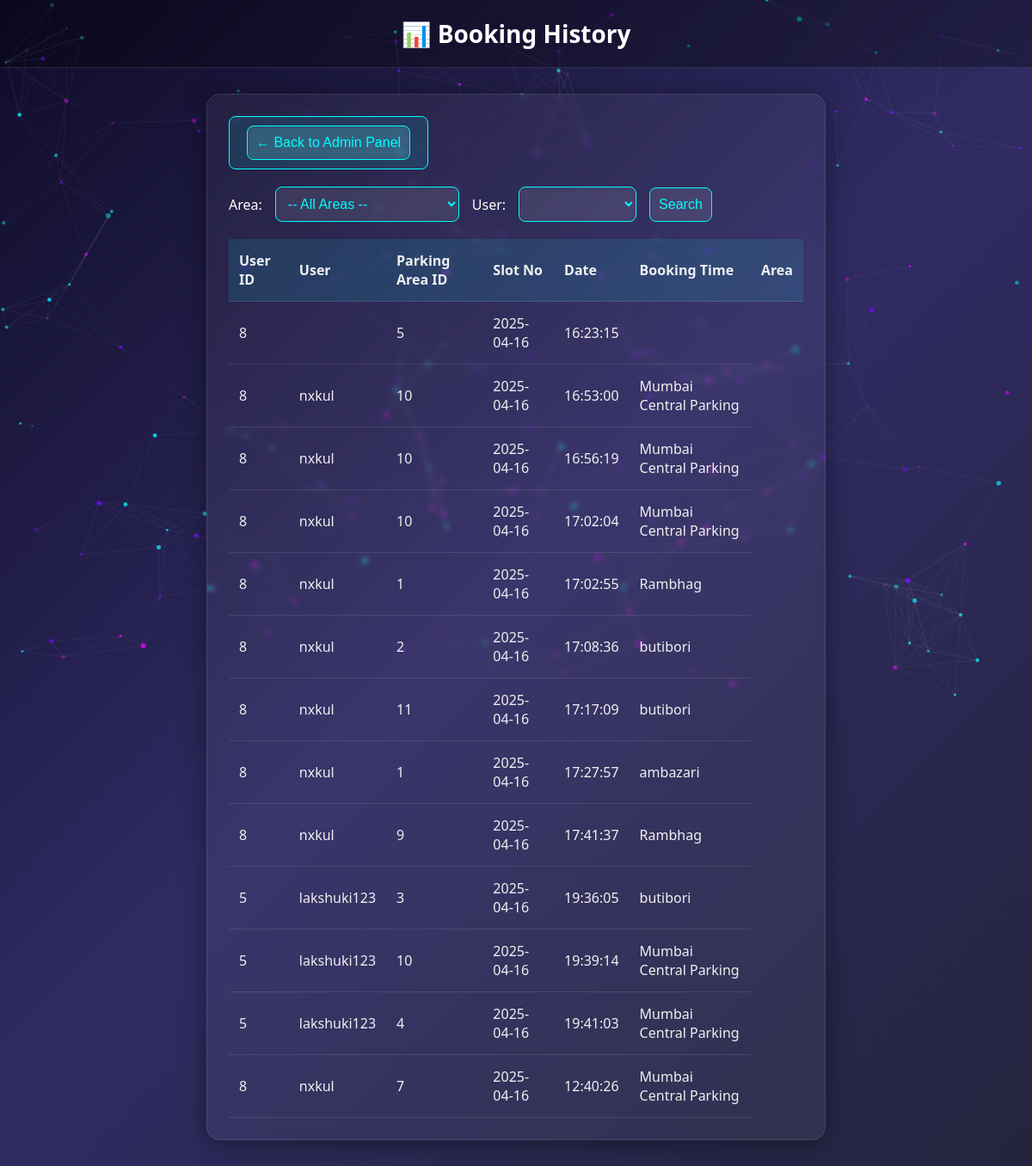
Page /admin/booking_history.php on the committed database.
### tables this page shows
CREATE TABLE `booking_history` (
  `id` int(11) NOT NULL,
  `user_id` int(11) DEFAULT NULL,
  `booking_date` date DEFAULT NULL,
  `booking_time` time DEFAULT NULL,
  `slot_number` varchar(10) DEFAULT NULL,
  `user_name` varchar(255) DEFAULT NULL,
  `area` varchar(255) DEFAULT NULL
);

### admin/booking_history.php (the view, shortened to what this page needs)
<?php
$mysqli = new mysqli("sql105.infinityfree.com", "if0_39017725", "jeZyqYSlUAhhmM", "if0_39017725_parkify_db");
$usernames = [];
$user_query = $mysqli->query("SELECT DISTINCT user_name FROM booking_history");
while ($row = $user_query->fetch_assoc()) {
    $usernames[] = $row['user_name'];
}
$selected_user = isset($_GET['user_name']) ? $_GET['user_name'] : '';
$query = "SELECT * FROM booking_history WHERE 1=1";
$stmt = $mysqli->prepare($query);
$stmt->execute();
$result = $stmt->get_result();
?>
<!DOCTYPE html>
<html lang="en">
<head>
</head>
<body>
  <canvas id="particles"></canvas>
  <header>📊 Booking History</header>
  <div class="container">
    <div class="back-btn">
      <a href="admin_panel.php"><button>← Back to Admin Panel</button></a>
    </div>
    <form method="GET" action="booking_history.php">
      <label>Area:</label>
      <select name="area">
        <option value="">-- All Areas --</option>
      </select>
      <label>User:</label>
      <select name="user_name">
        <?php foreach ($usernames as $user): ?>
          <option value="<?= $user ?>" <?= $selected_user == $user ? 'selected' : '' ?>>
          </option>
        <?php endforeach; ?>
      </select>
      <button type="submit">Search</button>
    </form>
    <table>
      <tr>
        <th>User ID</th>
        <th>User</th>
        <th>Parking Area ID</th>
        <th>Slot No</th>
        <th>Date</th>
        <th>Booking Time</th>
        <th>Area</th>
      </tr>
      <?php while ($row = $result->fetch_assoc()) { ?>
        <tr>
          <td><?= $row['user_id']; ?></td>
          <td><?= $row['user_name']; ?></td>
          <td><?= $row['slot_number']; ?></td>
          <td><?= $row['booking_date']; ?></td>
          <td><?= $row['booking_time']; ?></td>
          <td><?= $row['area']; ?></td>
        </tr>
      <?php } ?>
    </table>
  </div>
</body>
</html>

### admin/booking_history.php (style rules this page uses)
* { box-sizing: border-box; }
body { font-family: 'Segoe UI', Tahoma, Geneva, Verdana, sans-serif; margin: 0; padding: 0; background: linear-gradient(135deg, #0f0c29, #302b63, #24243e); color: white; overflow-x: hidden; }
#particles { position: fixed; top: 0; left: 0; z-index: -1; width: 100%; height: 100%; pointer-events: none; }
header { text-align: center; font-size: 28px; font-weight: bold; padding: 20px 0; background: rgba(0, 0, 0, 0.3); backdrop-filter: blur(0px); border-bottom: 1px solid rgba(255, 255, 255, 0.1); }
.container { max-width: 60%; margin: 30px auto; background: rgba(255, 255, 255, 0.05); border-radius: 16px; padding: 25px; backdrop-filter: blur(3px); box-shadow: 0 4px 30px rgba(0, 0, 0, 0.4); border: 1px solid rgba(255, 255, 255, 0.1); }
form { display: flex; flex-wrap: wrap; gap: 15px; margin-bottom: 20px; align-items: center; }
select, button { padding: 10px; font-size: 16px; background-color: rgba(255, 255, 255, 0.05); color: cyan; border: 1px solid cyan; border-radius: 8px; backdrop-filter: blur(3px); transition: all 0.3s ease; }
table { width: 100%; border-collapse: collapse; margin-top: 10px; }
th, td { padding: 14px 12px; text-align: left; border-bottom: 1px solid rgba(255, 255, 255, 0.1); color: #f0f0f0; }
th { background: rgba(0, 255, 255, 0.1); font-weight: 600; }
.back-btn { display: inline-block; margin-bottom: 20px; padding: 10px 20px; font-size: 16px; background-color: rgba(0, 255, 255, 0.1); color: cyan; border: 1px solid cyan; border-radius: 8px; cursor: pointer; transition: 0.3s ease; text-decoration: none; }

### rows in the picture
booking_history: user "8", slot_number "5", booking_date "2025-04-16", booking_time "16:23:15"
booking_history: user "8", user_name "nxkul", slot_number "10", booking_date "2025-04-16", booking_time "16:53:00", area "Mumbai Central Parking"
booking_history: user "8", user_name "nxkul", slot_number "10", booking_date "2025-04-16", booking_time "16:56:19", area "Mumbai Central Parking"
booking_history: user "8", user_name "nxkul", slot_number "10", booking_date "2025-04-16", booking_time "17:02:04", area "Mumbai Central Parking"
booking_history: user "8", user_name "nxkul", slot_number "1", booking_date "2025-04-16", booking_time "17:02:55", area "Rambhag"
booking_history: user "8", user_name "nxkul", slot_number "2", booking_date "2025-04-16", booking_time "17:08:36", area "butibori"
booking_history: user "8", user_name "nxkul", slot_number "11", booking_date "2025-04-16", booking_time "17:17:09", area "butibori"
booking_history: user "8", user_name "nxkul", slot_number "1", booking_date "2025-04-16", booking_time "17:27:57", area "ambazari"
booking_history: user "8", user_name "nxkul", slot_number "9", booking_date "2025-04-16", booking_time "17:41:37", area "Rambhag"
booking_history: user "5", user_name "lakshuki123", slot_number "3", booking_date "2025-04-16", booking_time "19:36:05", area "butibori"
booking_history: user "5", user_name "lakshuki123", slot_number "10", booking_date "2025-04-16", booking_time "19:39:14", area "Mumbai Central Parking"
booking_history: user "5", user_name "lakshuki123", slot_number "4", booking_date "2025-04-16", booking_time "19:41:03", area "Mumbai Central Parking"
booking_history: user "8", user_name "nxkul", slot_number "7", booking_date "2025-04-16", booking_time "12:40:26", area "Mumbai Central Parking"
